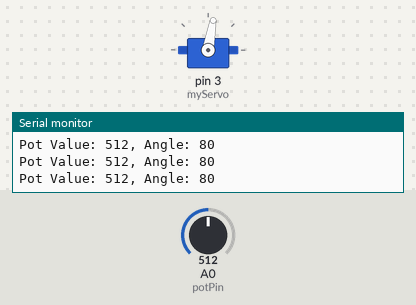
Bench run of a sketch on a simulated Arduino Uno, built with avr-gcc and run on an emulated ATmega328P. On the bench: servo, the last lines printed to the serial monitor. The inputs (shaded band) are chosen by the test bench; at power-on: A0 (potPin) = 512.

Above: at 1.2 s.
1.3 s: A0 (potPin) set to 632
At 2.6 s:
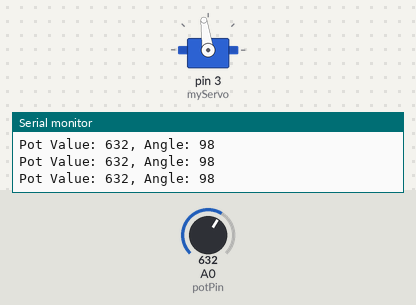
4.3 s: A0 (potPin) set to 647
At 5.3 s:
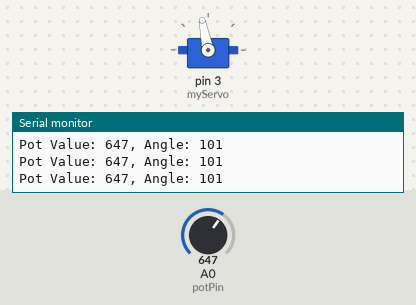
5.8 s: A0 (potPin) set to 511
At 6.9 s:
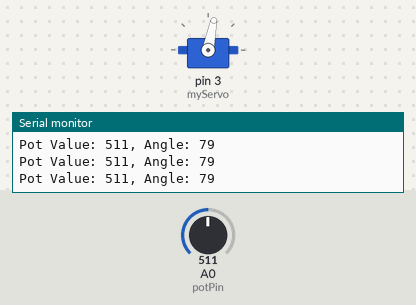
7.3 s: A0 (potPin) set to 1023
At 7.7 s:
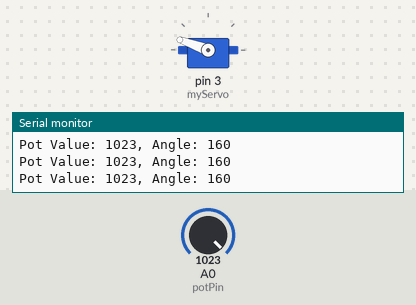
8.8 s: A0 (potPin) set to 1007
At 9.1 s:
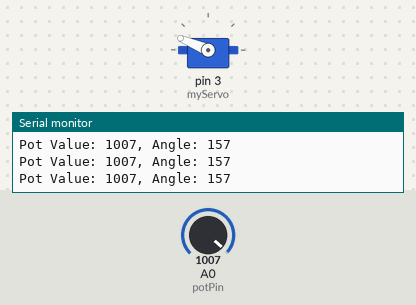
10.3 s: A0 (potPin) set to 985
At 11.7 s:
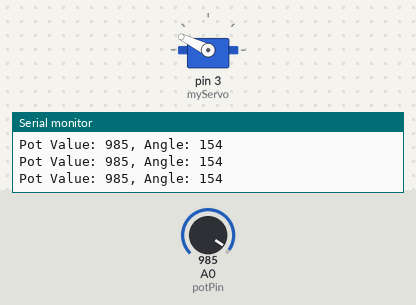
Timing chart, 0 to 13.3 s (numbered marks = the images above; inputs shaded):
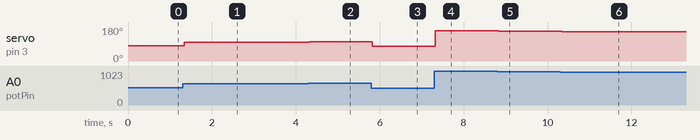

Measured:
- after the input at 1.3 s, servo on pin 3 (myServo): 80° → 98° at once
- after the input at 4.3 s, servo on pin 3 (myServo): 98° → 101° at once
- after the input at 5.8 s, servo on pin 3 (myServo): 101° → 79° at once
- after the input at 7.3 s, servo on pin 3 (myServo): 79° → 160° at once
- after the input at 8.8 s, servo on pin 3 (myServo): 160° → 157° at once
- after the input at 10.3 s, servo on pin 3 (myServo): 157° → 154° at once

The sketch:

1_serv_pot.ino
```cpp
// The pins that have been tested and are availabl to control the servo are:
// [10,9,6,5,3]

#include <Servo.h>

Servo myServo;

int const potPin = A0;
int potVal;
int angle;

void setup() {
  myServo.attach(3); // assign pin

  Serial.begin(9600);
}

void loop() {
  potVal = analogRead(potPin);
  Serial.print("Pot Value: ");
  Serial.print(potVal);

  angle = map(potVal, 0, 1023, 0, 160);
  Serial.print(", Angle: ");
  Serial.println(angle);

  myServo.write(angle);
  delay(15);
}
```
